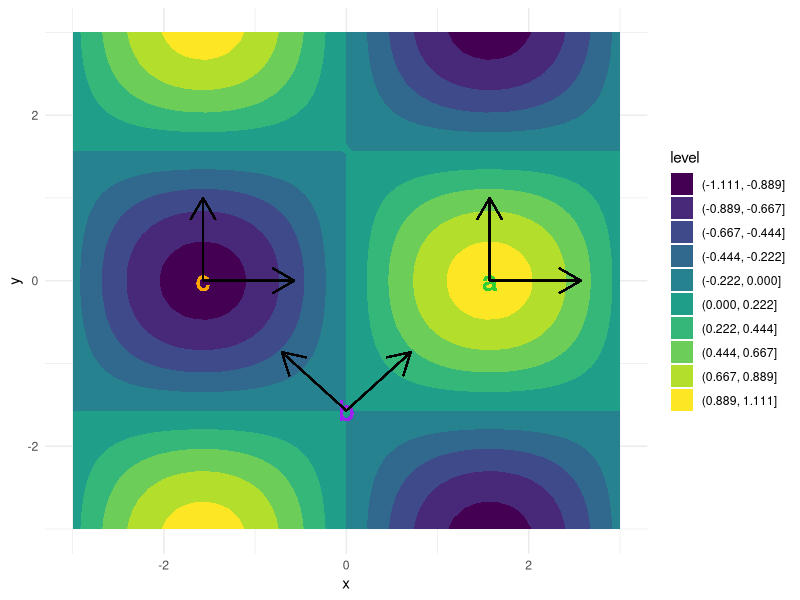

This figure's R source:
# ------------------------------------------------------------------------------
# mathematical concepts

# FIG: 
#   (1) 3D visualization of the function f(x,y)=sin(x)cos(y).
#   (2) same function as a contour map, with marked concavity.
# ------------------------------------------------------------------------------

set.seed(1L)

library(ggplot2)

# DATA -------------------------------------------------------------------------

f <- function(x, y) sin(x) * cos(y)

x_seq <- seq(-3, 3, length.out = 50)
y_seq <- seq(-3, 3, length.out = 50)
grid <- expand.grid(x = x_seq, y = y_seq)
grid$z <- with(grid, f(x, y))

# Compute Hessian matrix and eigenvalues
calc_concav <- function(point) {
  matrix(c(-cos(point[2]) * sin(point[1]), -cos(point[1]) * sin(point[2]),
           -cos(point[1]) * sin(point[2]), -cos(point[2]) * sin(point[1])), nrow = 2)
}

a <- c(pi/2, 0)
wa <- eigen(calc_concav(a))$values  # lambda1 = lambda2 = -1

b <- c(0, -pi/2)
eig_b <- eigen(calc_concav(b))$values  # lambda1 = -1, lambda2 = 1

c <- c(-pi/2, 0)
eig_c <- eigen(calc_concav(c))$values  # lambda1 = lambda2 = 1

# PLOT -------------------------------------------------------------------------

contour_plot <- ggplot(grid, aes(x = x, y = y, z = z)) +
  geom_contour_filled(bins = 10) +
  geom_text(aes(x = pi/2, y = 0, label = "a"), color = "limegreen", size = 7) +
  geom_text(aes(x = 0, y = -pi/2, label = "b"), color = "purple", size = 7) +
  geom_text(aes(x = -pi/2, y = 0, label = "c"), color = "orange", size = 7) +
  
  # Arrows for Hessian eigenvectors
  geom_segment(aes(x = pi/2, y = 0, xend = pi/2, yend = 1), arrow = arrow(), color = "black") +
  geom_segment(aes(x = pi/2, y = 0, xend = pi/2 + 1, yend = 0), arrow = arrow(), color = "black") +
  
  geom_segment(aes(x = 0, y = -pi/2, xend = -1/sqrt(2), yend = -pi/2 + 1/sqrt(2)), arrow = arrow(), color = "black") +
  geom_segment(aes(x = 0, y = -pi/2, xend = 1/sqrt(2), yend = -pi/2 + 1/sqrt(2)), arrow = arrow(), color = "black") +
  
  geom_segment(aes(x = -pi/2, y = 0, xend = -pi/2, yend = 1), arrow = arrow(), color = "black") +
  geom_segment(aes(x = -pi/2, y = 0, xend = -pi/2 + 1, yend = 0), arrow = arrow(), color = "black") +
  
  labs(
    x = "x",
    y = "y"
  ) +
  theme_minimal()

if (interactive()) print(contour_plot)
# ../figure_man/hessian_contour.png" is a manually created screenshot
